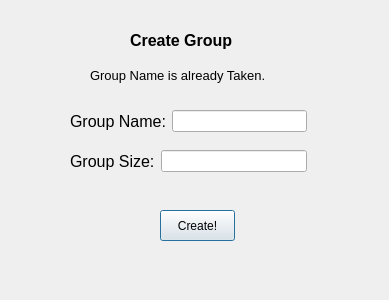
<?xml version="1.0" encoding="UTF-8"?>
<ui version="4.0">
 <class>CreateGroupDialog</class>
 <widget class="QDialog" name="CreateGroupDialog">
  <property name="geometry">
   <rect>
    <x>0</x>
    <y>0</y>
    <width>389</width>
    <height>300</height>
   </rect>
  </property>
  <property name="windowTitle">
   <string>Dialog</string>
  </property>
  <widget class="QLabel" name="label">
   <property name="geometry">
    <rect>
     <x>130</x>
     <y>10</y>
     <width>131</width>
     <height>61</height>
    </rect>
   </property>
   <property name="font">
    <font>
     <pointsize>12</pointsize>
     <weight>75</weight>
     <bold>true</bold>
    </font>
   </property>
   <property name="text">
    <string>Create Group</string>
   </property>
  </widget>
  <widget class="QWidget" name="layoutWidget">
   <property name="geometry">
    <rect>
     <x>70</x>
     <y>150</y>
     <width>237</width>
     <height>22</height>
    </rect>
   </property>
   <layout class="QHBoxLayout" name="horizontalLayout_2">
    <item>
     <widget class="QLabel" name="label_3">
      <property name="font">
       <font>
        <pointsize>12</pointsize>
       </font>
      </property>
      <property name="text">
       <string>Group Size:</string>
      </property>
     </widget>
    </item>
    <item>
     <widget class="QLineEdit" name="lineEditGroupSize"/>
    </item>
   </layout>
  </widget>
  <widget class="QPushButton" name="createButton">
   <property name="geometry">
    <rect>
     <x>160</x>
     <y>210</y>
     <width>75</width>
     <height>31</height>
    </rect>
   </property>
   <property name="text">
    <string>Create!</string>
   </property>
  </widget>
  <widget class="QWidget" name="layoutWidget">
   <property name="geometry">
    <rect>
     <x>70</x>
     <y>110</y>
     <width>237</width>
     <height>22</height>
    </rect>
   </property>
   <layout class="QHBoxLayout" name="horizontalLayout">
    <item>
     <widget class="QLabel" name="label_2">
      <property name="font">
       <font>
        <pointsize>12</pointsize>
       </font>
      </property>
      <property name="text">
       <string>Group Name:</string>
      </property>
     </widget>
    </item>
    <item>
     <widget class="QLineEdit" name="lineEditGroupName"/>
    </item>
   </layout>
  </widget>
  <widget class="QLabel" name="labelWarning">
   <property name="geometry">
    <rect>
     <x>90</x>
     <y>50</y>
     <width>221</width>
     <height>51</height>
    </rect>
   </property>
   <property name="font">
    <font>
     <pointsize>10</pointsize>
    </font>
   </property>
   <property name="text">
    <string>Group Name is already Taken.</string>
   </property>
  </widget>
 </widget>
 <resources/>
 <connections/>
</ui>
